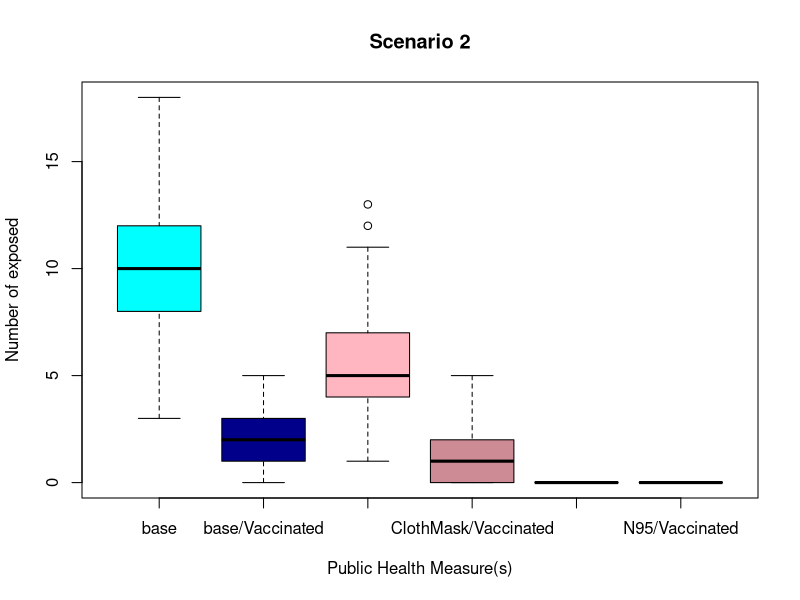
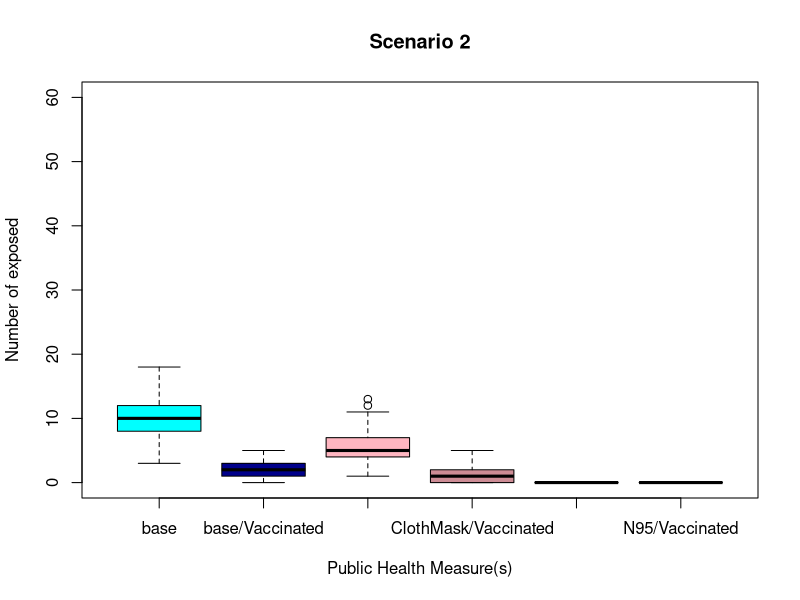

These figures' R source, in order:
library(ggplot2)

setwd("~/Documents/CSC578A/FINAL_DATA_FOLDER/Scenario2")


base_dataset = read.csv("baseScenario2_output.txt", header = TRUE , nrows = 1000 )

base_vaccinated = read.csv("baseScenario2_vaccinated_output.txt", header = TRUE , nrows = 1000)

clothMask = read.csv("clothMaskScenario2_output.txt", header = TRUE, nrows = 1000)

clothMask_vaccinated = read.csv("clothMaskScenario2_vaccinated_output.txt", header = TRUE, nrows = 1000)

n95 = read.csv("n95Scenario2_output.txt", header = TRUE, nrows = 1000)

n95_vaccinated = read.csv("n95Scenario2_vaccinated_output.txt", header = TRUE, nrows = 1000)



mydf <- data.frame(Number_Exposed=c(base_dataset$Exposed, base_vaccinated$Exposed,
                                    clothMask$Exposed, clothMask_vaccinated$Exposed, 
                                    n95$Exposed, n95_vaccinated$Exposed),
                   
                   Health_Measures=c(base_dataset$Scenario, base_vaccinated$Scenario,
                                     clothMask$Scenario, clothMask_vaccinated$Scenario,
                                     n95$Scenario, n95_vaccinated$Scenario))



mydf <- data.frame(Number_Exposed=c(base_dataset$Exposed, base_vaccinated$Exposed, clothMask$Exposed, clothMask_vaccinated$Exposed, n95$Exposed, n95_vaccinated$Exposed), Health_Measures=c(base_dataset$Scenario, base_vaccinated$Scenario, clothMask$Scenario,clothMask_vaccinated$Scenario, n95$Scenario, n95_vaccinated$Scenario))


myColours = c("cyan1", "darkblue", "lightpink", "lightpink3", "chartreuse", "chartreuse4")

boxplot(Number_Exposed~Health_Measures, data = mydf, main = "Scenario 2", xlab = "Public Health Measure(s)", ylab = "Number of exposed", col = myColours)



boxplot(Number_Exposed~Health_Measures, data = mydf, main = "Scenario 2", xlab = "Public Health Measure(s)", ylab = "Number of exposed", col = myColours, ylim = c(0,60))

